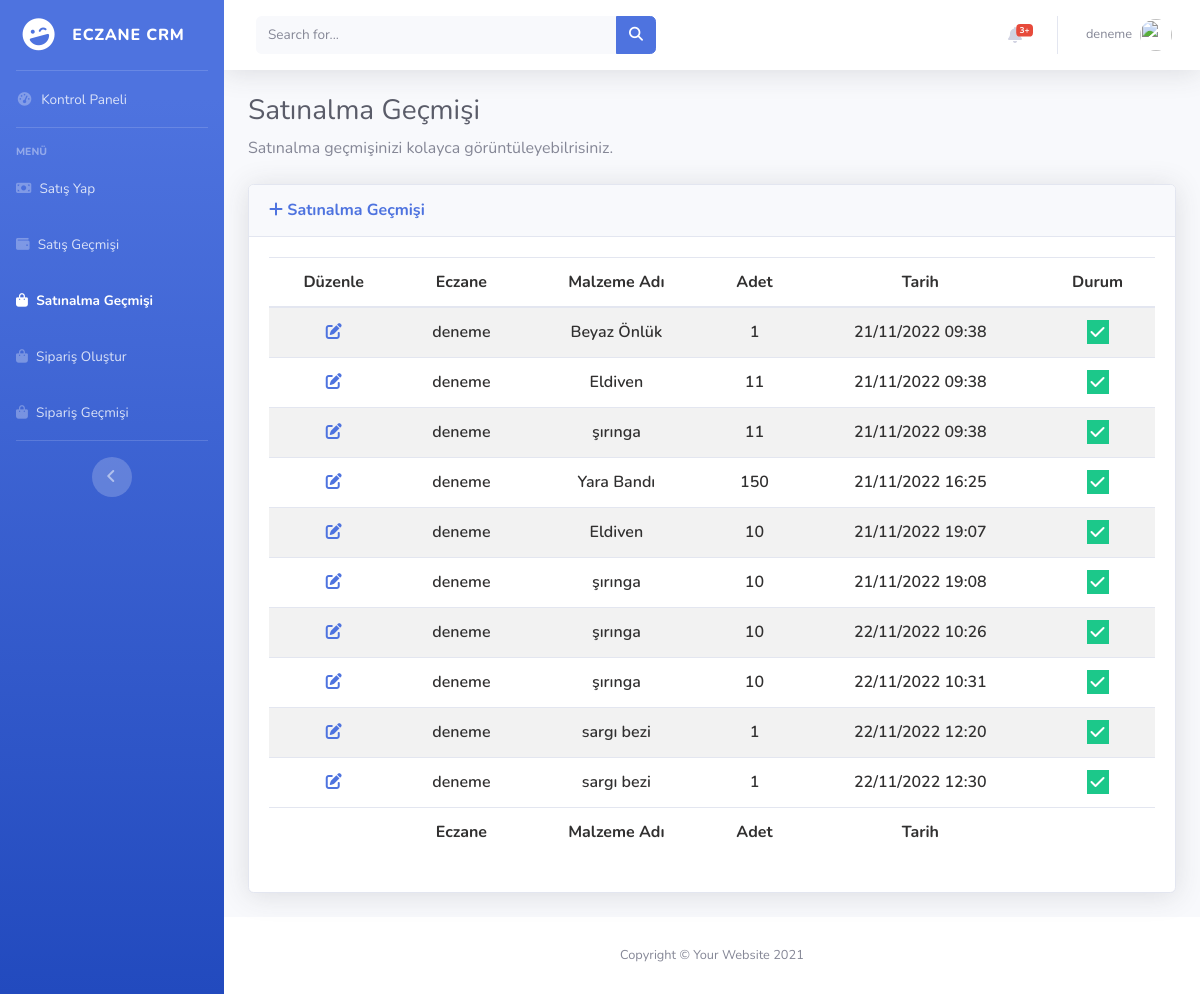
/purchase/history (signed in), run on an earlier commit of the app's database.
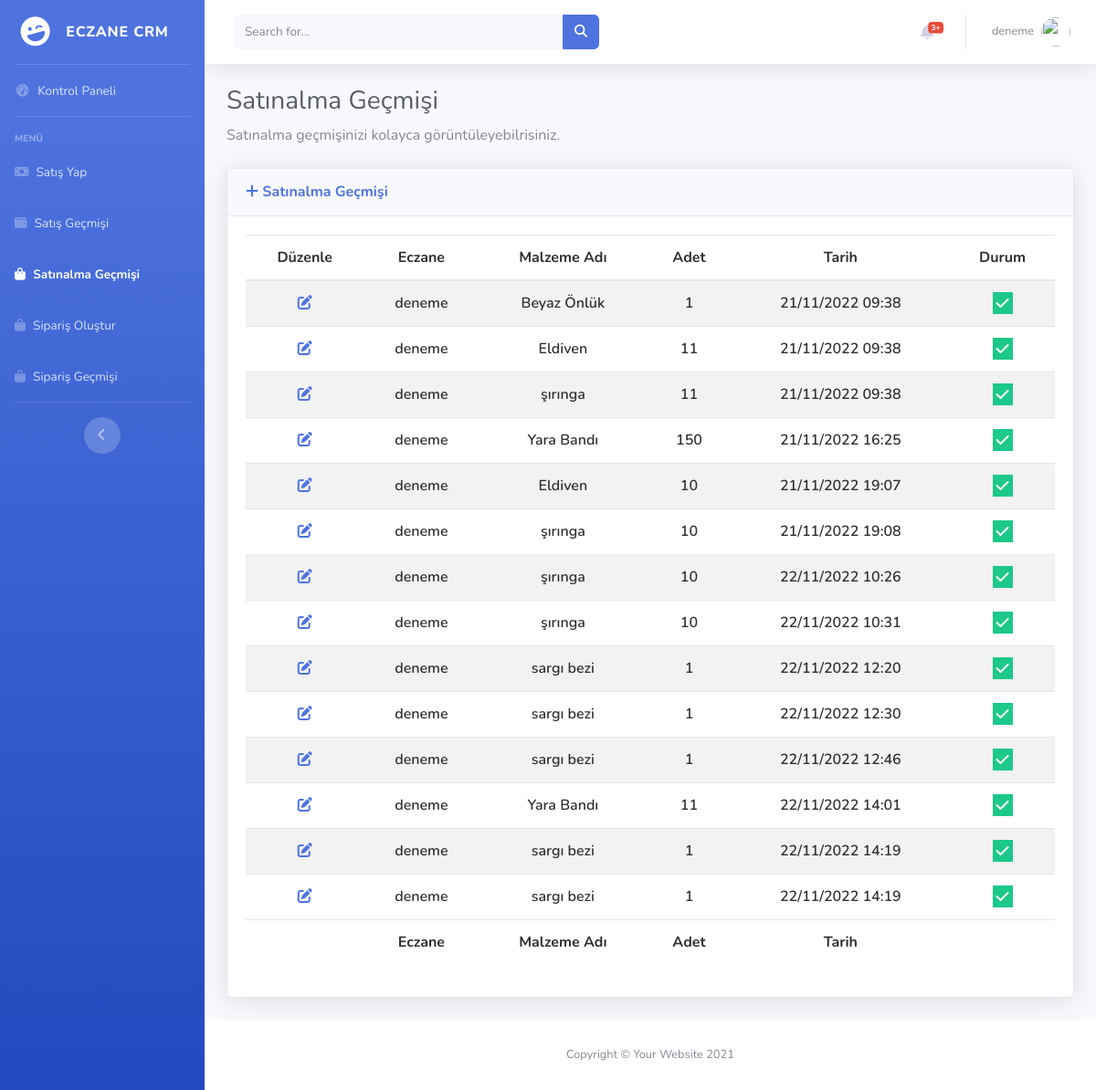
And on a later commit of the database.
### items/models.py (models this page shows, shortened)
class ItemDistribution(models.Model):
    user = models.ForeignKey(User, on_delete=models.SET_NULL,null=True)
    item_name = models.ForeignKey(Items, on_delete=models.SET_NULL,null=True)
    quantity=models.DecimalField(max_digits=10,decimal_places=2)
    status=models.BooleanField(default=True)
    created_at = models.DateTimeField(auto_now_add=True,null=True,blank=True)
    updated_at = models.DateTimeField(auto_now=True,null=True,blank=True)

class Items(models.Model):
    item_name=models.CharField(max_length=60)
    quantity=models.DecimalField(max_digits=10,decimal_places=2)
    status=models.BooleanField(default=True)
    created_at = models.DateTimeField(auto_now_add=True,null=True,blank=True)
    updated_at = models.DateTimeField(auto_now=True,null=True,blank=True)
    def __str__(self):
        return self.item_name

### pharmacy/views.py (the view)
# urls.py: path("purchase/history",views.purchase_history,name="purchase_history"),
@login_required(login_url = "accounts:signin")
def purchase_history(request):
    items=ItemDistribution.objects.filter(user=request.user)
    return render(request,"purchase_history.html",{"items":items})

### pharmacy/templates/purchase_history.html (shortened to what the changed rows need)
{% extends 'layout.html' %}
{% load static %}
{% block css %}
    <link href="https://cdn.datatables.net/1.12.1/css/dataTables.bootstrap5.min.css" rel="stylesheet"/>
    <link href="https://cdn.datatables.net/responsive/2.3.0/css/responsive.bootstrap5.min.css" rel="stylesheet" />
    <link href="https://cdn.datatables.net/buttons/2.2.3/css/buttons.dataTables.min.css" rel="stylesheet"/>
<link
  rel="stylesheet"
  href="https://cdnjs.cloudflare.com/ajax/libs/font-awesome/6.2.0/css/all.min.css"
/>
<link rel="stylesheet" href="{% static 'css/datatables_file.css'%}">
{% endblock  %}
{% block body %}
                <div class="container-fluid">
                    <h1 class="h3 mb-2 text-gray-800">Satınalma Geçmişi</h1>
                    <div class="card shadow mb-4">
                        <div class="card-body">
                            <div class="table-responsive">
                                <table
                                id="example"
                                class="table table-striped nowrap"
                                style="width: 100%!important">
                                <thead>
                                    <tr>
                                      <th data-priority="1">Düzenle</th>
                                      <th data-priority="2">Eczane</th>
                                      <th data-priority="3">Malzeme Adı</th>
                                      <th data-priority="4">Adet</th>
                                      <th data-priority="5">Tarih</th>
                                      <th data-priority="6">Durum</th>
                                    </tr>
                                  </thead>
                                  <tbody>
                                    {% for item in items %}
                                    <tr>
                                      <td>
                                        <a href="{% url 'items:edit_item' item.id %}">
                                          <i
                                            class="fa fa-pen-to-square fa-1x text-primary text-btn-size"
                                          ></i>
                                        </a>
                                      </td>
                                      <td>{{item.user}}</td>
                                      <td>{{item.item_name}}</td>
                                      <td>
                                        {{ item.quantity | stringformat:'d' }}
                                      </td>
                                      <td>
                                        {{item.created_at|date:"d/m/Y H:i"}}
                                      </td>
                                      <td>
                                        {% if item.status %}
                                        <i class="fa fa-check bg-success text-white p-1"></i>
                                        {% else %}
                                        <i class="fa fa-xmark bg-danger text-white p-1 px-2"></i>
                                        {% endif %}
                                      </td>
                                    </tr>
                                    {% endfor %}
                                  </tbody>
                                  <tfoot>
                                    <tr >
                                      <th ></th>
                                      <th>Eczane</th>
                                      <th>Malzeme Adı</th>
                                      <th>Adet</th>
                                      <th>Tarih</th>
                                      <th></th>
                                    </tr>
                                  </tfoot>
                                </table>
                            </div>
                        </div>
                    </div>
                </div>
{% endblock  %}

What changed in the data, as far as the page shows it:
added ItemDistribution: user "deneme", item_name "sargı bezi", quantity "1", created_at "22/11/2022 12:46", status True (drawn)
added ItemDistribution: user "deneme", item_name "Yara Bandı", quantity "11", created_at "22/11/2022 14:01", status True (drawn)
added ItemDistribution: user "deneme", item_name "sargı bezi", quantity "1", created_at "22/11/2022 14:19", status True (drawn)
added ItemDistribution: user "deneme", item_name "sargı bezi", quantity "1", created_at "22/11/2022 14:19", status True (drawn)
